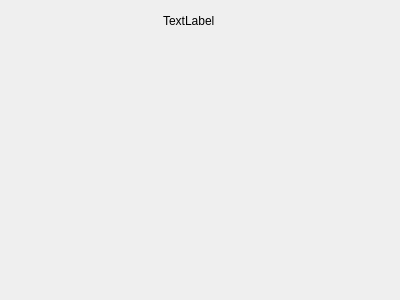
<?xml version="1.0" encoding="UTF-8"?>
<ui version="4.0">
 <class>ATCCSEMWindow</class>
 <widget class="QWidget" name="ATCCSEMWindow">
  <property name="geometry">
   <rect>
    <x>0</x>
    <y>0</y>
    <width>400</width>
    <height>300</height>
   </rect>
  </property>
  <property name="windowTitle">
   <string>ATCCSEMWindow</string>
  </property>
  <widget class="QWidget" name="">
   <property name="geometry">
    <rect>
     <x>110</x>
     <y>10</y>
     <width>158</width>
     <height>22</height>
    </rect>
   </property>
   <layout class="QHBoxLayout" name="horizontalLayout">
    <item>
     <spacer name="horizontalSpacer">
      <property name="orientation">
       <enum>Qt::Horizontal</enum>
      </property>
      <property name="sizeHint" stdset="0">
       <size>
        <width>40</width>
        <height>20</height>
       </size>
      </property>
     </spacer>
    </item>
    <item>
     <widget class="QLabel" name="_emNameTag">
      <property name="text">
       <string>TextLabel</string>
      </property>
     </widget>
    </item>
    <item>
     <spacer name="horizontalSpacer_2">
      <property name="orientation">
       <enum>Qt::Horizontal</enum>
      </property>
      <property name="sizeHint" stdset="0">
       <size>
        <width>40</width>
        <height>20</height>
       </size>
      </property>
     </spacer>
    </item>
   </layout>
  </widget>
 </widget>
 <resources/>
 <connections/>
</ui>
